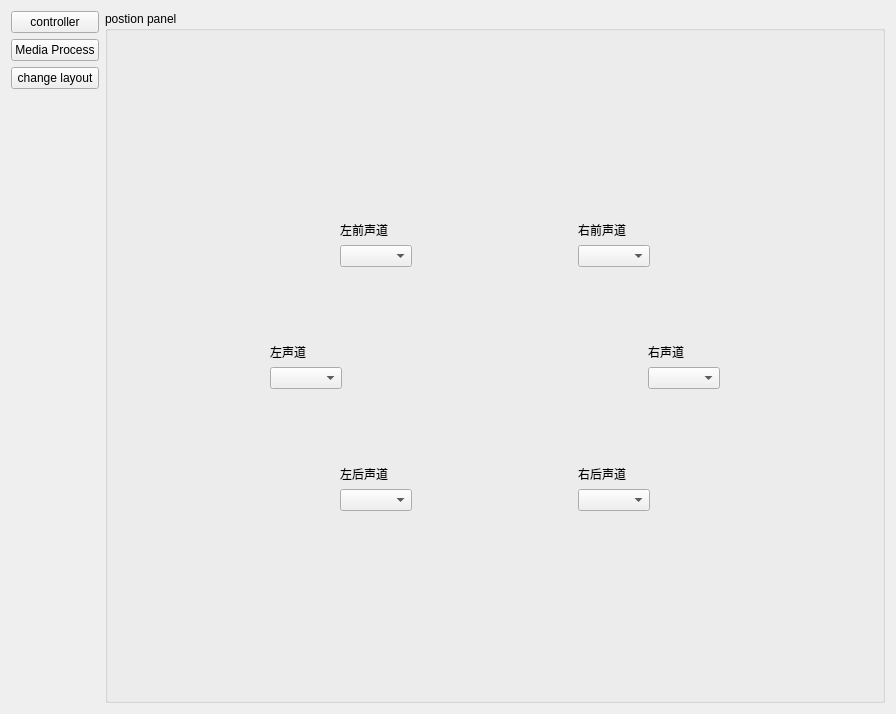
<?xml version="1.0" encoding="UTF-8"?>
<ui version="4.0">
 <class>homePage</class>
 <widget class="QWidget" name="homePage">
  <property name="geometry">
   <rect>
    <x>0</x>
    <y>0</y>
    <width>896</width>
    <height>714</height>
   </rect>
  </property>
  <property name="windowTitle">
   <string>Widget</string>
  </property>
  <layout class="QGridLayout" name="gridLayout_2">
   <item row="0" column="0">
    <layout class="QVBoxLayout" name="verticalLayout">
     <item>
      <widget class="QPushButton" name="pushButtonController">
       <property name="minimumSize">
        <size>
         <width>0</width>
         <height>0</height>
        </size>
       </property>
       <property name="text">
        <string>controller</string>
       </property>
      </widget>
     </item>
     <item>
      <widget class="QPushButton" name="pushButtonMediaProcess">
       <property name="minimumSize">
        <size>
         <width>0</width>
         <height>0</height>
        </size>
       </property>
       <property name="text">
        <string>Media Process</string>
       </property>
      </widget>
     </item>
     <item>
      <widget class="QPushButton" name="pushButtonChangeLayout">
       <property name="minimumSize">
        <size>
         <width>0</width>
         <height>0</height>
        </size>
       </property>
       <property name="text">
        <string>change layout</string>
       </property>
      </widget>
     </item>
    </layout>
   </item>
   <item row="0" column="1" rowspan="2">
    <widget class="QGroupBox" name="groupBox">
     <property name="title">
      <string>postion panel</string>
     </property>
     <layout class="QGridLayout" name="gridLayout">
      <item row="0" column="0">
       <widget class="QStackedWidget" name="stackedWidget">
        <property name="frameShape">
         <enum>QFrame::NoFrame</enum>
        </property>
        <property name="frameShadow">
         <enum>QFrame::Plain</enum>
        </property>
        <property name="currentIndex">
         <number>1</number>
        </property>
        <widget class="QWidget" name="page">
         <layout class="QGridLayout" name="gridLayout_8">
          <item row="0" column="1">
           <spacer name="verticalSpacer_14">
            <property name="orientation">
             <enum>Qt::Vertical</enum>
            </property>
            <property name="sizeHint" stdset="0">
             <size>
              <width>20</width>
              <height>207</height>
             </size>
            </property>
           </spacer>
          </item>
          <item row="1" column="0">
           <spacer name="horizontalSpacer_8">
            <property name="orientation">
             <enum>Qt::Horizontal</enum>
            </property>
            <property name="sizeHint" stdset="0">
             <size>
              <width>239</width>
              <height>20</height>
             </size>
            </property>
           </spacer>
          </item>
          <item row="1" column="1">
           <layout class="QGridLayout" name="gridLayout_7">
            <item row="0" column="1">
             <spacer name="verticalSpacer_12">
              <property name="orientation">
               <enum>Qt::Vertical</enum>
              </property>
              <property name="sizeHint" stdset="0">
               <size>
                <width>20</width>
                <height>40</height>
               </size>
              </property>
             </spacer>
            </item>
            <item row="1" column="0">
             <layout class="QVBoxLayout" name="verticalLayout_13">
              <item>
               <widget class="QLabel" name="label">
                <property name="text">
                 <string>左声道</string>
                </property>
               </widget>
              </item>
              <item>
               <widget class="QComboBox" name="comboBox_2left"/>
              </item>
             </layout>
            </item>
            <item row="1" column="1">
             <spacer name="horizontalSpacer_7">
              <property name="orientation">
               <enum>Qt::Horizontal</enum>
              </property>
              <property name="sizeHint" stdset="0">
               <size>
                <width>40</width>
                <height>20</height>
               </size>
              </property>
             </spacer>
            </item>
            <item row="1" column="2">
             <layout class="QVBoxLayout" name="verticalLayout_12">
              <item>
               <widget class="QLabel" name="label_2">
                <property name="text">
                 <string>右声道</string>
                </property>
               </widget>
              </item>
              <item>
               <widget class="QComboBox" name="comboBox_2right"/>
              </item>
             </layout>
            </item>
            <item row="2" column="1">
             <spacer name="verticalSpacer_13">
              <property name="orientation">
               <enum>Qt::Vertical</enum>
              </property>
              <property name="sizeHint" stdset="0">
               <size>
                <width>20</width>
                <height>40</height>
               </size>
              </property>
             </spacer>
            </item>
           </layout>
          </item>
          <item row="1" column="2">
           <spacer name="horizontalSpacer_9">
            <property name="orientation">
             <enum>Qt::Horizontal</enum>
            </property>
            <property name="sizeHint" stdset="0">
             <size>
              <width>239</width>
              <height>20</height>
             </size>
            </property>
           </spacer>
          </item>
          <item row="2" column="1">
           <spacer name="verticalSpacer_15">
            <property name="orientation">
             <enum>Qt::Vertical</enum>
            </property>
            <property name="sizeHint" stdset="0">
             <size>
              <width>20</width>
              <height>207</height>
             </size>
            </property>
           </spacer>
          </item>
         </layout>
        </widget>
        <widget class="QWidget" name="page_2">
         <layout class="QGridLayout" name="gridLayout_6">
          <item row="0" column="2">
           <spacer name="verticalSpacer_10">
            <property name="orientation">
             <enum>Qt::Vertical</enum>
            </property>
            <property name="sizeHint" stdset="0">
             <size>
              <width>20</width>
              <height>158</height>
             </size>
            </property>
           </spacer>
          </item>
          <item row="1" column="0">
           <spacer name="horizontalSpacer_5">
            <property name="orientation">
             <enum>Qt::Horizontal</enum>
            </property>
            <property name="sizeHint" stdset="0">
             <size>
              <width>128</width>
              <height>20</height>
             </size>
            </property>
           </spacer>
          </item>
          <item row="1" column="1" rowspan="2" colspan="2">
           <layout class="QGridLayout" name="gridLayout_5">
            <item row="0" column="0" rowspan="2">
             <layout class="QGridLayout" name="gridLayout_3">
              <item row="0" column="0">
               <spacer name="verticalSpacer_6">
                <property name="orientation">
                 <enum>Qt::Vertical</enum>
                </property>
                <property name="sizeHint" stdset="0">
                 <size>
                  <width>20</width>
                  <height>88</height>
                 </size>
                </property>
               </spacer>
              </item>
              <item row="0" column="1">
               <layout class="QVBoxLayout" name="verticalLayout_8">
                <item>
                 <layout class="QVBoxLayout" name="verticalLayout_3">
                  <item>
                   <widget class="QLabel" name="label_3">
                    <property name="text">
                     <string>左前声道</string>
                    </property>
                   </widget>
                  </item>
                  <item>
                   <widget class="QComboBox" name="comboBox_5leftFor"/>
                  </item>
                 </layout>
                </item>
                <item>
                 <spacer name="verticalSpacer_2">
                  <property name="orientation">
                   <enum>Qt::Vertical</enum>
                  </property>
                  <property name="sizeHint" stdset="0">
                   <size>
                    <width>20</width>
                    <height>70</height>
                   </size>
                  </property>
                 </spacer>
                </item>
               </layout>
              </item>
              <item row="1" column="0" colspan="2">
               <layout class="QHBoxLayout" name="horizontalLayout">
                <item>
                 <layout class="QVBoxLayout" name="verticalLayout_6">
                  <item>
                   <widget class="QLabel" name="label_8">
                    <property name="text">
                     <string>左声道</string>
                    </property>
                   </widget>
                  </item>
                  <item>
                   <widget class="QComboBox" name="comboBox_5left"/>
                  </item>
                 </layout>
                </item>
                <item>
                 <spacer name="horizontalSpacer_3">
                  <property name="orientation">
                   <enum>Qt::Horizontal</enum>
                  </property>
                  <property name="sizeHint" stdset="0">
                   <size>
                    <width>70</width>
                    <height>20</height>
                   </size>
                  </property>
                 </spacer>
                </item>
               </layout>
              </item>
              <item row="2" column="0">
               <spacer name="verticalSpacer_7">
                <property name="orientation">
                 <enum>Qt::Vertical</enum>
                </property>
                <property name="sizeHint" stdset="0">
                 <size>
                  <width>20</width>
                  <height>88</height>
                 </size>
                </property>
               </spacer>
              </item>
              <item row="2" column="1">
               <layout class="QVBoxLayout" name="verticalLayout_9">
                <item>
                 <spacer name="verticalSpacer_5">
                  <property name="orientation">
                   <enum>Qt::Vertical</enum>
                  </property>
                  <property name="sizeHint" stdset="0">
                   <size>
                    <width>20</width>
                    <height>70</height>
                   </size>
                  </property>
                 </spacer>
                </item>
                <item>
                 <layout class="QVBoxLayout" name="verticalLayout_4">
                  <item>
                   <widget class="QLabel" name="label_4">
                    <property name="text">
                     <string>左后声道</string>
                    </property>
                   </widget>
                  </item>
                  <item>
                   <widget class="QComboBox" name="comboBox_5leftBac"/>
                  </item>
                 </layout>
                </item>
               </layout>
              </item>
             </layout>
            </item>
            <item row="0" column="1">
             <spacer name="horizontalSpacer">
              <property name="orientation">
               <enum>Qt::Horizontal</enum>
              </property>
              <property name="sizeHint" stdset="0">
               <size>
                <width>160</width>
                <height>20</height>
               </size>
              </property>
             </spacer>
            </item>
            <item row="0" column="2" rowspan="2">
             <layout class="QGridLayout" name="gridLayout_4">
              <item row="0" column="0">
               <layout class="QVBoxLayout" name="verticalLayout_11">
                <item>
                 <layout class="QVBoxLayout" name="verticalLayout_5">
                  <item>
                   <widget class="QLabel" name="label_7">
                    <property name="text">
                     <string>右前声道</string>
                    </property>
                   </widget>
                  </item>
                  <item>
                   <widget class="QComboBox" name="comboBox_5rightFor"/>
                  </item>
                 </layout>
                </item>
                <item>
                 <spacer name="verticalSpacer_3">
                  <property name="orientation">
                   <enum>Qt::Vertical</enum>
                  </property>
                  <property name="sizeHint" stdset="0">
                   <size>
                    <width>20</width>
                    <height>70</height>
                   </size>
                  </property>
                 </spacer>
                </item>
               </layout>
              </item>
              <item row="0" column="1">
               <spacer name="verticalSpacer_8">
                <property name="orientation">
                 <enum>Qt::Vertical</enum>
                </property>
                <property name="sizeHint" stdset="0">
                 <size>
                  <width>20</width>
                  <height>40</height>
                 </size>
                </property>
               </spacer>
              </item>
              <item row="1" column="0" colspan="2">
               <layout class="QHBoxLayout" name="horizontalLayout_2">
                <item>
                 <spacer name="horizontalSpacer_4">
                  <property name="orientation">
                   <enum>Qt::Horizontal</enum>
                  </property>
                  <property name="sizeHint" stdset="0">
                   <size>
                    <width>70</width>
                    <height>20</height>
                   </size>
                  </property>
                 </spacer>
                </item>
                <item>
                 <layout class="QVBoxLayout" name="verticalLayout_2">
                  <item>
                   <widget class="QLabel" name="label_5">
                    <property name="text">
                     <string>右声道</string>
                    </property>
                   </widget>
                  </item>
                  <item>
                   <widget class="QComboBox" name="comboBox_5right"/>
                  </item>
                 </layout>
                </item>
               </layout>
              </item>
              <item row="2" column="0">
               <layout class="QVBoxLayout" name="verticalLayout_10">
                <item>
                 <spacer name="verticalSpacer_4">
                  <property name="orientation">
                   <enum>Qt::Vertical</enum>
                  </property>
                  <property name="sizeHint" stdset="0">
                   <size>
                    <width>20</width>
                    <height>70</height>
                   </size>
                  </property>
                 </spacer>
                </item>
                <item>
                 <layout class="QVBoxLayout" name="verticalLayout_7">
                  <item>
                   <widget class="QLabel" name="label_6">
                    <property name="text">
                     <string>右后声道</string>
                    </property>
                   </widget>
                  </item>
                  <item>
                   <widget class="QComboBox" name="comboBox_5rightBac"/>
                  </item>
                 </layout>
                </item>
               </layout>
              </item>
              <item row="2" column="1">
               <spacer name="verticalSpacer_9">
                <property name="orientation">
                 <enum>Qt::Vertical</enum>
                </property>
                <property name="sizeHint" stdset="0">
                 <size>
                  <width>20</width>
                  <height>40</height>
                 </size>
                </property>
               </spacer>
              </item>
             </layout>
            </item>
            <item row="1" column="1">
             <spacer name="horizontalSpacer_2">
              <property name="orientation">
               <enum>Qt::Horizontal</enum>
              </property>
              <property name="sizeHint" stdset="0">
               <size>
                <width>160</width>
                <height>20</height>
               </size>
              </property>
             </spacer>
            </item>
           </layout>
          </item>
          <item row="2" column="3">
           <spacer name="horizontalSpacer_6">
            <property name="orientation">
             <enum>Qt::Horizontal</enum>
            </property>
            <property name="sizeHint" stdset="0">
             <size>
              <width>127</width>
              <height>20</height>
             </size>
            </property>
           </spacer>
          </item>
          <item row="3" column="1">
           <spacer name="verticalSpacer_11">
            <property name="orientation">
             <enum>Qt::Vertical</enum>
            </property>
            <property name="sizeHint" stdset="0">
             <size>
              <width>20</width>
              <height>157</height>
             </size>
            </property>
           </spacer>
          </item>
         </layout>
        </widget>
       </widget>
      </item>
     </layout>
    </widget>
   </item>
   <item row="1" column="0">
    <spacer name="verticalSpacer">
     <property name="orientation">
      <enum>Qt::Vertical</enum>
     </property>
     <property name="sizeHint" stdset="0">
      <size>
       <width>20</width>
       <height>601</height>
      </size>
     </property>
    </spacer>
   </item>
  </layout>
 </widget>
 <resources/>
 <connections/>
</ui>
